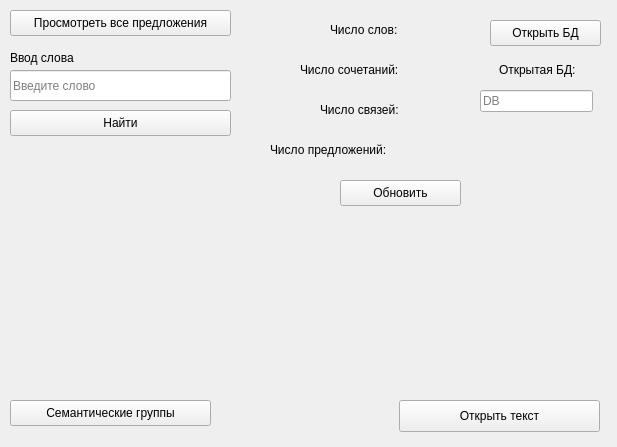
<?xml version="1.0" encoding="UTF-8"?>
<ui version="4.0">
 <class>Form</class>
 <widget class="QWidget" name="Form">
  <property name="geometry">
   <rect>
    <x>0</x>
    <y>0</y>
    <width>617</width>
    <height>447</height>
   </rect>
  </property>
  <property name="windowTitle">
   <string>Form</string>
  </property>
  <widget class="QPushButton" name="show_all_sent_btn">
   <property name="geometry">
    <rect>
     <x>10</x>
     <y>10</y>
     <width>221</width>
     <height>26</height>
    </rect>
   </property>
   <property name="text">
    <string>Просмотреть все предложения</string>
   </property>
  </widget>
  <widget class="QPushButton" name="find_btn">
   <property name="geometry">
    <rect>
     <x>10</x>
     <y>110</y>
     <width>221</width>
     <height>26</height>
    </rect>
   </property>
   <property name="text">
    <string>Найти</string>
   </property>
  </widget>
  <widget class="QPushButton" name="open_bd_btn">
   <property name="geometry">
    <rect>
     <x>490</x>
     <y>20</y>
     <width>111</width>
     <height>26</height>
    </rect>
   </property>
   <property name="text">
    <string>Открыть БД</string>
   </property>
  </widget>
  <widget class="QLabel" name="open_bd_rl">
   <property name="geometry">
    <rect>
     <x>499</x>
     <y>60</y>
     <width>101</width>
     <height>20</height>
    </rect>
   </property>
   <property name="text">
    <string>Открытая БД:</string>
   </property>
  </widget>
  <widget class="QLabel" name="worc_count_rl">
   <property name="geometry">
    <rect>
     <x>330</x>
     <y>20</y>
     <width>91</width>
     <height>20</height>
    </rect>
   </property>
   <property name="text">
    <string>Число слов:</string>
   </property>
  </widget>
  <widget class="QLabel" name="coll_count_rl">
   <property name="geometry">
    <rect>
     <x>300</x>
     <y>60</y>
     <width>121</width>
     <height>20</height>
    </rect>
   </property>
   <property name="text">
    <string>Число сочетаний:</string>
   </property>
  </widget>
  <widget class="QLabel" name="conn_count_rl">
   <property name="geometry">
    <rect>
     <x>320</x>
     <y>100</y>
     <width>101</width>
     <height>20</height>
    </rect>
   </property>
   <property name="text">
    <string>Число связей:</string>
   </property>
  </widget>
  <widget class="QLabel" name="sent_count_rl">
   <property name="geometry">
    <rect>
     <x>270</x>
     <y>140</y>
     <width>141</width>
     <height>20</height>
    </rect>
   </property>
   <property name="text">
    <string>Число предложений:</string>
   </property>
  </widget>
  <widget class="QLineEdit" name="word_enter_le">
   <property name="geometry">
    <rect>
     <x>10</x>
     <y>70</y>
     <width>221</width>
     <height>31</height>
    </rect>
   </property>
   <property name="placeholderText">
    <string>Введите слово</string>
   </property>
  </widget>
  <widget class="QLabel" name="word_enter_rl">
   <property name="geometry">
    <rect>
     <x>10</x>
     <y>50</y>
     <width>111</width>
     <height>16</height>
    </rect>
   </property>
   <property name="text">
    <string>Ввод слова</string>
   </property>
  </widget>
  <widget class="QLabel" name="word_count_wl">
   <property name="geometry">
    <rect>
     <x>420</x>
     <y>20</y>
     <width>60</width>
     <height>16</height>
    </rect>
   </property>
   <property name="text">
    <string/>
   </property>
  </widget>
  <widget class="QLabel" name="coll_count_wl">
   <property name="geometry">
    <rect>
     <x>420</x>
     <y>60</y>
     <width>60</width>
     <height>16</height>
    </rect>
   </property>
   <property name="text">
    <string/>
   </property>
  </widget>
  <widget class="QLabel" name="conn_count_wl">
   <property name="geometry">
    <rect>
     <x>420</x>
     <y>100</y>
     <width>60</width>
     <height>16</height>
    </rect>
   </property>
   <property name="text">
    <string/>
   </property>
  </widget>
  <widget class="QLabel" name="sent_count_wl">
   <property name="geometry">
    <rect>
     <x>420</x>
     <y>140</y>
     <width>60</width>
     <height>16</height>
    </rect>
   </property>
   <property name="text">
    <string/>
   </property>
  </widget>
  <widget class="QLineEdit" name="db_name_le">
   <property name="geometry">
    <rect>
     <x>480</x>
     <y>90</y>
     <width>113</width>
     <height>22</height>
    </rect>
   </property>
   <property name="text">
    <string/>
   </property>
   <property name="readOnly">
    <bool>true</bool>
   </property>
   <property name="placeholderText">
    <string>DB </string>
   </property>
  </widget>
  <widget class="QPushButton" name="update_btn">
   <property name="geometry">
    <rect>
     <x>340</x>
     <y>180</y>
     <width>121</width>
     <height>26</height>
    </rect>
   </property>
   <property name="text">
    <string>Обновить</string>
   </property>
  </widget>
  <widget class="QPushButton" name="open_text_btn">
   <property name="geometry">
    <rect>
     <x>399</x>
     <y>400</y>
     <width>201</width>
     <height>32</height>
    </rect>
   </property>
   <property name="text">
    <string>Открыть текст</string>
   </property>
  </widget>
  <widget class="QPushButton" name="sem_groups_btn">
   <property name="geometry">
    <rect>
     <x>10</x>
     <y>400</y>
     <width>201</width>
     <height>26</height>
    </rect>
   </property>
   <property name="text">
    <string>Семантические группы</string>
   </property>
  </widget>
 </widget>
 <resources/>
 <connections/>
</ui>
